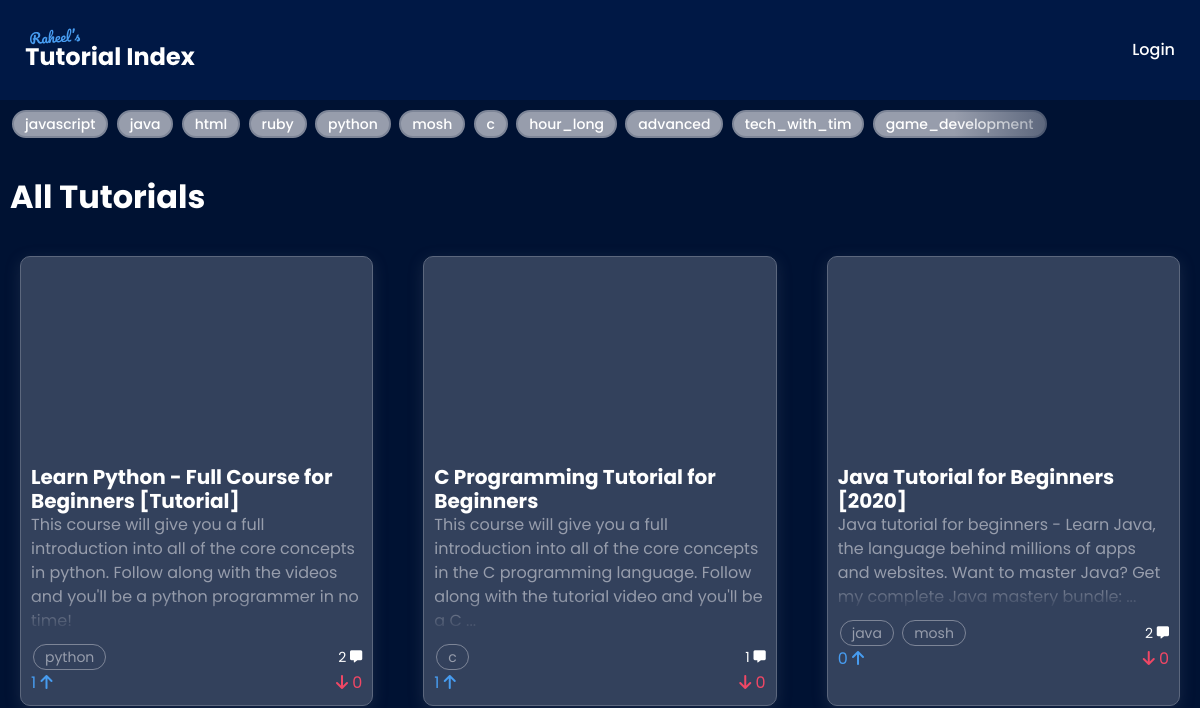
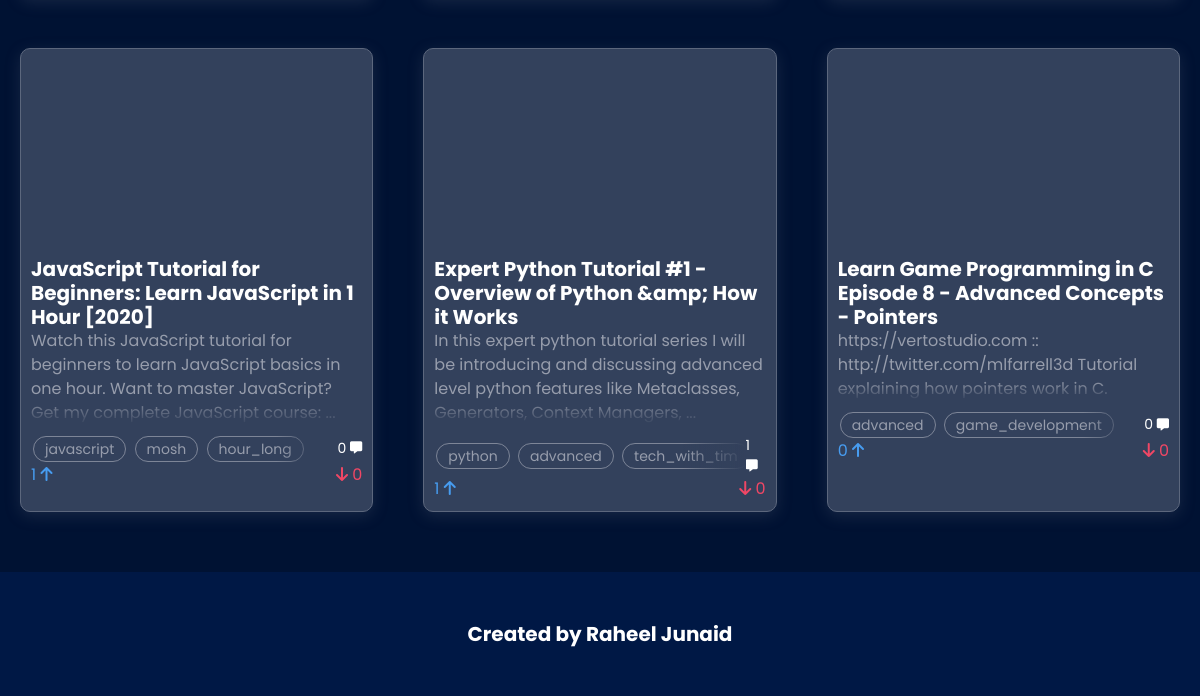
The app's page /, older data (2 pictures, top to bottom).
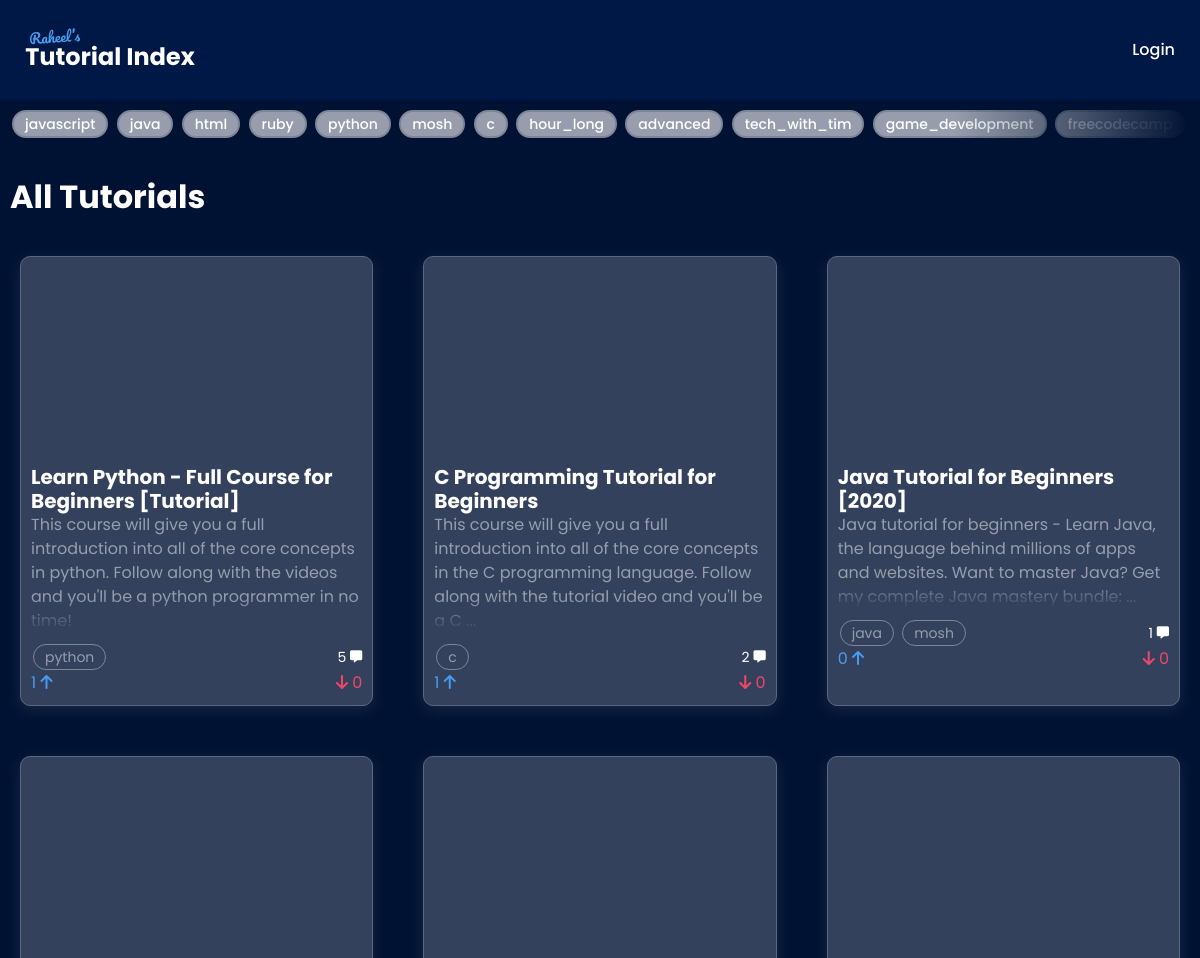
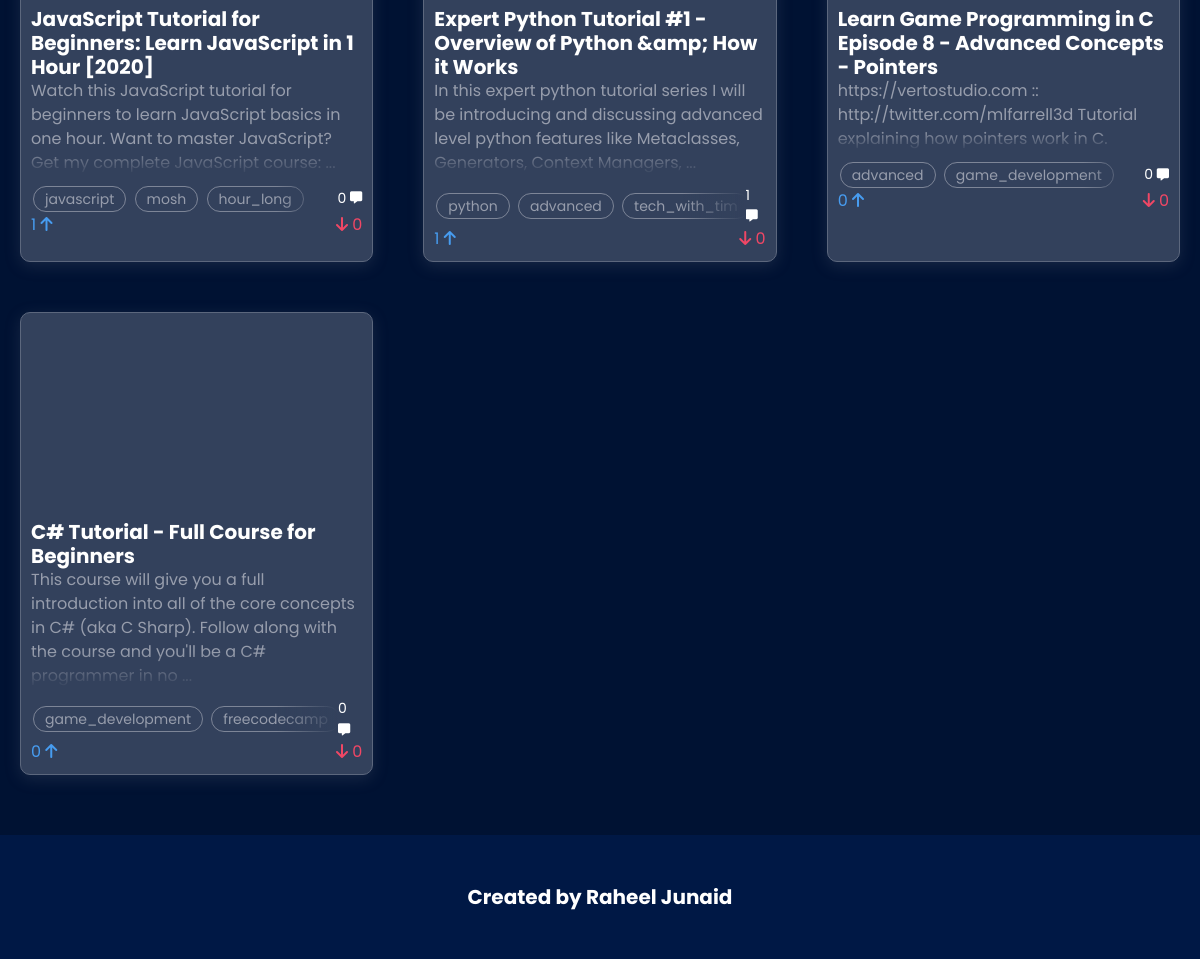
The same page, newer data (2 pictures, top to bottom).
### tutorial_index/models.py (models this page shows, shortened)
class Category(models.Model):
  name = models.CharField(max_length=50)

class Tutorial(models.Model):
  title = models.CharField(max_length=500)
  description = models.CharField(max_length=500)
  video_id = models.CharField(max_length=200)
  category = models.ManyToManyField(Category, blank=True)
  likes = models.ManyToManyField(
      User, blank=True, related_name="liked_tutorials")
  dislikes = models.ManyToManyField(
      User, blank=True, related_name="disliked_tutorials")
  comments = models.ManyToManyField(Comment, blank=True)

### tutorial_index/views.py (the view)
# urls.py: path('', views.index, name='index'),
def index(request):
  return render(
      request, "tutorial_index/index.html", {
          "tutorials": Tutorial.objects.all(),
          "categories": Category.objects.all()
          }
  )

### tutorial_index/templates/tutorial_index/index.html (shortened to what this page needs)
{%extends 'tutorial_index/layout.html'%} {%block title%}Home{%endblock%} {%block body%}
<div class="container">
  {%block header%}
    <header>
      <div id="categories_list_container">
        <div class="gradient-overlay"></div>
        <div class="categories">
          {%for category in categories%}
          <a href="{%url 'category' category.name%}"><button class="secondary pill">{{category.name}}</button></a>
          {%endfor%}
        </div>
      </div>
    </header>
    <h1 class="my-4">All Tutorials</h1>
  {%endblock%}
  <main class="tutorials grid-3">
    {%for tutorial in tutorials%}
    <div class="tutorial_container">
      <div onclick="showTutorial({{tutorial.id}}, '{{request.user.username}}')" class="click_area">
        <div class="cover-image" style="background-image: url('https://img.youtube.com/vi/{{tutorial.video_id}}/hqdefault.jpg');"></div>
        <div class="content">
          <h2>{{tutorial.title}}</h2>
          <p>{{tutorial.description}}</p>
        </div>
      </div>
      <div class="information">
        <div class="categories_comments_container">
          <div id="categories_list_container">
            <div class="gradient-overlay"></div>
            <div class="categories">
              {%for category in tutorial.category.all%}
              <a href="{%url 'category' category.name%}"><button class="secondary pill outline">{{category.name}}</button></a>
              {%endfor%}
            </div>
          </div>
          <span class="secondary">{{tutorial.comments.all | length}} </span>
        </div>
        <div class="votes_container">
          <span class="upvote_counter">{{tutorial.likes.all|length}} <i class="fas fa-arrow-up"></i></span>
          <span class="downvote_counter"><i class="fas fa-arrow-down"></i> {{tutorial.dislikes.all|length}}</span>
        </div>
      </div>
    </div>
    {%endfor%}
  </main>
</div>
{%endblock%}

### tutorial_index/templates/tutorial_index/layout.html (shortened to what this page needs)
{% load static %}
<!DOCTYPE html>
<html lang="en">
  <head>
    <link href="{% static 'css/main.css' %}" rel="stylesheet" type="text/css" />
  </head>
  <body>
    <div class="nav">
      <a href="{%url 'index'%}"><img src="{%static 'assets/Logo.svg'%}" alt=""></a>
      {%if user.is_authenticated %}
      <details>
        <summary>{{request.user}}</summary>
        <a href="{%url 'logout'%}" class="secondary navlink mx-2">Logout</a>
      </details>
      {%else%}
      <a href="{%url 'login'%}" class="navlink">Login</a>
      {%endif%}
    </div>
    {%block body%}
    {%endblock%}
    <footer>
      <h2>Created by Raheel Junaid</h2></footer>
  </body>
</html>

### tutorial_index/static/css/main.css (style rules this page uses)
.my-4 { margin:30px 0 }
.grid-3 { display:grid;grid-template-columns:1fr 1fr 1fr }
* { box-sizing:border-box;margin:0;padding:0;font-family:'Poppins', sans-serif;line-height:150%;color:white;font-size:16px }
img { width:100% }
.secondary,label { font-size:0.875em }
h1 { font-size:2em;line-height:120% }
h2 { font-size:1.25em;line-height:120% }
a { color:#0466C8 }
.nav { background-color:#001845;display:flex;justify-content:space-between;align-items:center;height:100px;padding:0 25px }
.navlink { color:white;font-weight:500;text-decoration:none }
footer { margin-top:50px;padding:50px 10px;background:#001845;display:flex;justify-content:center;align-items:center }
button,input[type="submit"] { background-color:lightgray;color:black;padding:9px 12px;line-height:100%;font-weight:500;border-radius:6px;border:#979DAC 2px solid;outline:none;transition:0.1s;cursor:pointer }
button.secondary,input.secondary[type="submit"],label[type="submit"] { background-color:#979DAC;border-color:#7D8597;color:white }
button.secondary.outline,input.secondary.outline[type="submit"],label.outline[type="submit"] { background:none;border-width:1px;font-weight:400;color:#979DAC }
button.pill,input.pill[type="submit"] { padding:5px 11px;font-size:14px;border-radius:20px }
body { background-color:#001233;overflow-x:hidden }
.container { max-width:1200px;padding:0 10px;margin:auto }
header { display:flex;align-items:center;width:100% }
header #categories_list_container { position:relative;flex-grow:1;min-width:0 }
header #categories_list_container .categories { white-space:nowrap;overflow:auto;padding:9px 0 }
header #categories_list_container .categories * { margin:1px }
.tutorials { grid-template-columns:repeat(auto-fit, minmax(300px, 1fr));max-width:100%;gap:30px }
.tutorial_container { overflow-x:hidden;background:#33415C;max-width:100%;min-width:0;border:1px solid #5C677D;margin:10px;border-radius:10px;box-shadow:0px 4px 15px rgba(92,103,125,0.25) }
.tutorial_container .click_area { cursor:pointer }
.tutorial_container .cover-image { border-top-left-radius:10px;border-top-right-radius:10px;background-position:center;background-size:cover;background-repeat:no-repeat;width:100%;padding-top:56.25% }
.tutorial_container .content { padding:10px;position:relative }
.tutorial_container .content p { background:-webkit-linear-gradient(#979DAC 70%, rgba(255,255,255,0));background-clip:text;-webkit-background-clip:text;-webkit-text-fill-color:transparent }
.tutorial_container .information { padding:0 10px 10px 10px }
.tutorial_container .information .categories_comments_container { align-items:center;display:flex }
.tutorial_container .information .categories_comments_container #categories_list_container { position:relative;flex-grow:1;min-width:0 }
.tutorial_container .information .categories_comments_container #categories_list_container .categories { white-space:nowrap;overflow:auto }
.tutorial_container .information .categories_comments_container #categories_list_container .categories * { margin:1px }
.tutorial_container .information .categories_comments_container #categories_list_container .gradient-overlay { pointer-events:none;width:20%;background-image:linear-gradient(to right, rgba(255,255,255,0), #001233);position:absolute;top:0;right:0;bottom:0;background-image:linear-gradient(to right, rgba(255,255,255,0), #33415C) }
.tutorial_container .information .votes_container { display:flex;justify-content:space-between }
.tutorial_container .information .votes_container i { color:inherit }
.tutorial_container .information .votes_container .upvote_counter { color:#479CF0 }
.tutorial_container .information .votes_container .downvote_counter { color:#F04765 }

Row changes from the older to the newer data that the page shows:
added Category: name "freecodecamp"
computed for Tutorial "Learn Python - Full Course for Beginners [Tutorial]": comments.all|length "2" → "5"
computed for Tutorial "C Programming Tutorial for Beginners": comments.all|length "1" → "2"
computed for Tutorial "Java Tutorial for Beginners [2020]": comments.all|length "2" → "1"
added Tutorial: title "C# Tutorial - Full Course for Beginners", description "This course will give you a full introduction into all of the core concepts in C# (aka C Sharp). Follow along with the course and you'll be a C# programmer in no ...", comments.all|length "0", likes.all|length "0", dislikes.all|length "0", Category (name "game_development")
